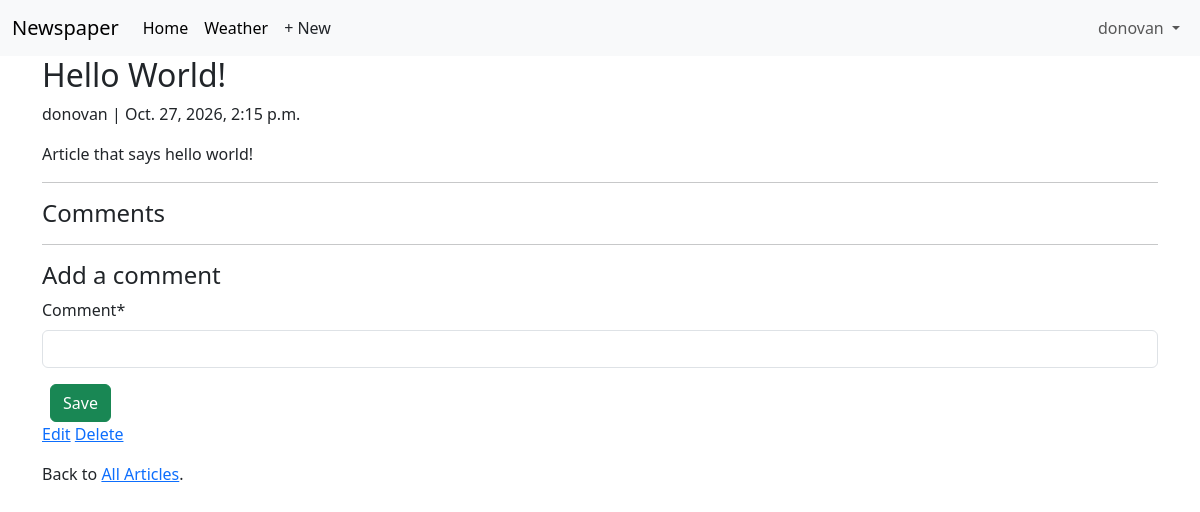
/articles/2/ (signed in), run on an earlier commit of the app's database.
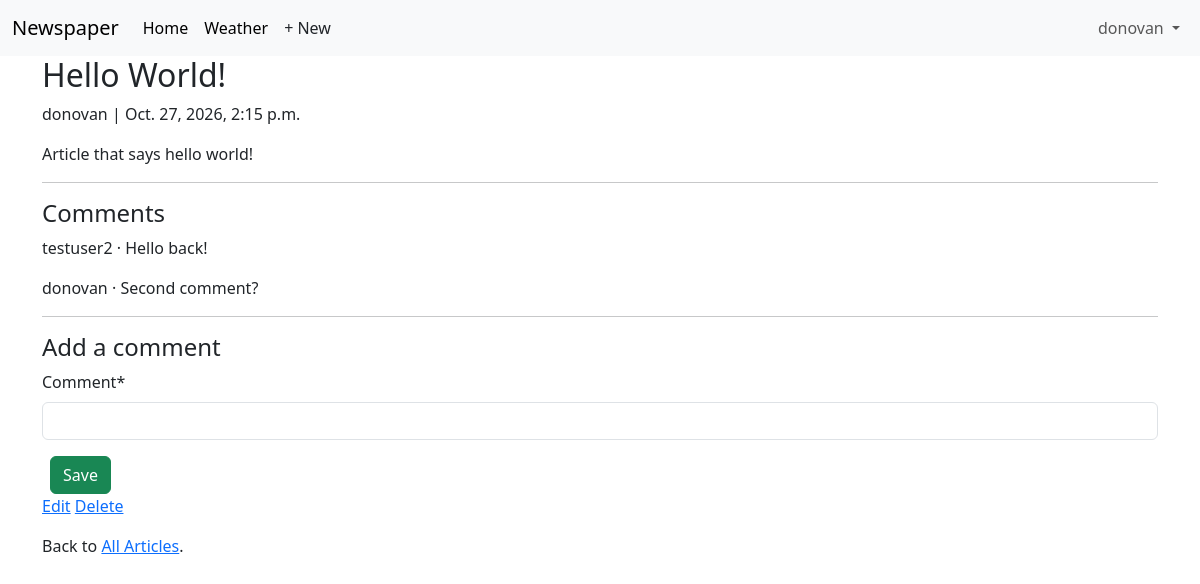
And on a later commit of the database.
### accounts/models.py (models this page shows)
class CustomUser(AbstractUser):
    age = models.PositiveIntegerField(null=True, blank=True)

### articles/models.py (models this page shows, shortened)
class Article(models.Model):
    title = models.CharField(max_length=255)
    body = models.TextField()
    date = models.DateTimeField(auto_now_add=True)
    author = models.ForeignKey(
        settings.AUTH_USER_MODEL,
        on_delete=models.CASCADE,
    )

class Comment(models.Model):
    article = models.ForeignKey(Article, on_delete=models.CASCADE)
    comment = models.CharField(max_length=140)
    author = models.ForeignKey(
        settings.AUTH_USER_MODEL,
        on_delete=models.CASCADE,
    )
    def __str__(self):
        return self.comment

### articles/views.py (the view, shortened to what this page needs)
# urls.py: path("<int:pk>/", ArticleDetailView.as_view(), name="article_detail"),
class ArticleDetailView(LoginRequiredMixin, View):
    def get(self, request, *args, **kwargs):
        view = CommentGet.as_view()
        return view(request, *args, **kwargs)

### articles/forms.py
class CommentForm(forms.ModelForm):
    class Meta:
        model = Comment
        fields = ("comment",)

### articles/views.py (called while the page is built)
    def get_context_data(self, **kwargs):
        context = super().get_context_data(**kwargs)
        context["form"] = CommentForm()
        return context

### templates/article_detail.html
{% extends "base.html" %}
{% load crispy_forms_tags %}
{% block content %}
<div class="article-entry">
    <h2>{{ object.title }}</h2>
    <p>{{ object.author }} | {{ object.date }}</p>
    <p>{{ object.body }}</p>
</div>
<hr>
<h4>Comments</h4>
{% for comment in article.comment_set.all %}
<p>{{ comment.author }} &middot; {{ comment }}</p>
{% endfor %}
<hr>
<h4>Add a comment</h4>
<form action="" method="post">{% csrf_token %}
    {{ form|crispy }}
    <button class="btn btn-success ms-2" type="submit">Save</button>
</form>
<div>
    {% if article.author.pk == request.user.pk %}
    <p><a href="{% url 'article_edit' article.pk %}">Edit</a>
    <a href="{% url 'article_delete' article.pk %}">Delete</a></p>
    {% endif %}
    <p>Back to <a href="{% url 'article_list' %}">All Articles</a>.</p>
</div>
{% endblock content %}

### templates/base.html (shortened to what this page needs)
<!DOCTYPE html>
<html>
<head>
    <link href="https://cdn.jsdelivr.net/npm/bootstrap@5.3.8/dist/css/bootstrap.min.css" rel="stylesheet">
</head>
<body>
    <nav class="navbar navbar-expand-lg bg-body-tertiary">
        <div class="container-fluid">
            <a class="navbar-brand" href="{% url 'home' %}">Newspaper</a>
            <div class="collapse navbar-collapse" id="navbarSupportedContent">
                <ul class="navbar-nav me-auto mb-2 mb-lg-0">
                    <li class="nav-item">
                        <a class="nav-link active" aria-current="page" href="{% url 'home' %}">Home</a>
                    </li>
                    <li class="nav-item">
                        <a class="nav-link active" aria-current="page" href="{% url 'weather' %}">Weather</a>
                    </li>
                    {% if user.is_authenticated %}
                    <li><a href="{% url 'article_new' %}" class="nav-link px-2 link-dark">+ New</a></li>
                </ul>
                <div class="mr-auto">
                    <ul class="navbar-nav">
                        <li class="nav-item dropdown">
                            <a class="nav-link dropdown-toggle" href="#" role="button"
                                data-bs-toggle="dropdown" aria-expanded="false">
                                {{ user.username }}
                            </a>
                        </li>
                {% endif %}
            </div>
        </div>
    </nav>
    <main>
        <div class="container">
            {% block content %}
            {% endblock content %}
        </div>
    </main>
</body>
</html>

What changed in the data, as far as the page shows it:
added Comment: author "testuser2", comment "Hello back!"
added Comment: author "donovan", comment "Second comment?"
